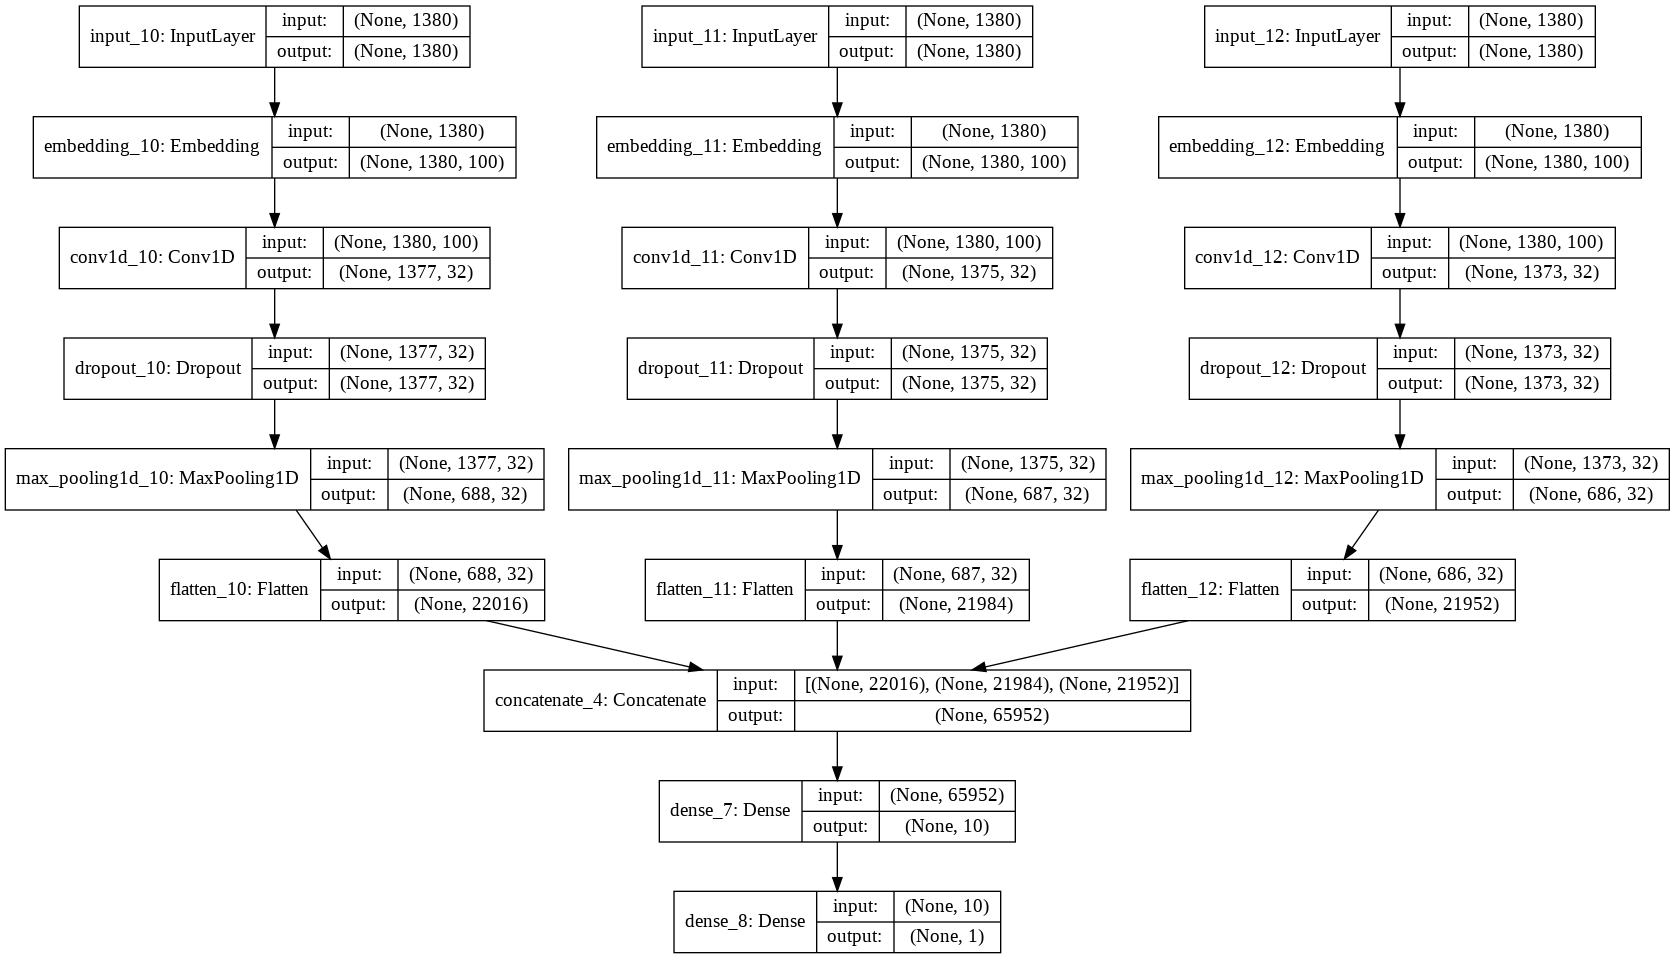

Reproduce this figure in Python.
#Model Python File

from pickle import load 
from keras.preprocessing.text import Tokenizer 
from keras.preprocessing.sequence import pad_sequences 
from keras.utils.vis_utils import plot_model 
from keras.models import Model 
from keras.layers import Input 
from keras.layers import Dense 
from keras.layers import Flatten 
from keras.layers import Dropout 
from keras.layers import Embedding 
from keras.layers.convolutional import Conv1D 
from keras.layers.convolutional import MaxPooling1D 
from keras.layers.merge import concatenate

# load a clean dataset 
def load_dataset(filename): 
    return load(open(filename, 'rb'))

# fit a tokenizer 
def create_tokenizer(lines): 
    tokenizer = Tokenizer() 
    tokenizer.fit_on_texts(lines) 
    return tokenizer

# calculate the maximum document length 
def max_length(lines): 
    return max([len(s.split()) for s in lines])

# encode a list of lines 
def encode_text(tokenizer, lines, length): 
    # integer encode 
    encoded = tokenizer.texts_to_sequences(lines) 
    # pad encoded sequences 
    padded = pad_sequences(encoded, maxlen=length, padding='post') 
    return padded


# define the model 
def define_model(length, vocab_size): 
    # channel 1 
    inputs1 = Input(shape=(length,)) 
    embedding1 = Embedding(vocab_size, 100)(inputs1) 
    conv1 = Conv1D(filters=32, kernel_size=4, activation='relu')(embedding1) 
    drop1 = Dropout(0.5)(conv1) 
    pool1 = MaxPooling1D(pool_size=2)(drop1) 
    flat1 = Flatten()(pool1) 
    # channel 2 
    inputs2 = Input(shape=(length,)) 
    embedding2 = Embedding(vocab_size, 100)(inputs2) 
    conv2 = Conv1D(filters=32, kernel_size=6, activation='relu')(embedding2) 
    drop2 = Dropout(0.5)(conv2) 
    pool2 = MaxPooling1D(pool_size=2)(drop2) 
    flat2 = Flatten()(pool2) 
    # channel 3 
    inputs3 = Input(shape=(length,)) 
    embedding3 = Embedding(vocab_size, 100)(inputs3) 
    conv3 = Conv1D(filters=32, kernel_size=8, activation='relu')(embedding3) 
    drop3 = Dropout(0.5)(conv3) 
    pool3 = MaxPooling1D(pool_size=2)(drop3) 
    flat3 = Flatten()(pool3) 
    # merge 
    merged = concatenate([flat1, flat2, flat3]) 
    # interpretation 
    dense1 = Dense(10, activation='relu')(merged) 
    outputs = Dense(1, activation='sigmoid')(dense1) 
    model = Model(inputs=[inputs1, inputs2, inputs3], outputs=outputs) 
    # compile 
    model.compile(loss='binary_crossentropy', optimizer='adam', metrics=['accuracy']) 
    # summarize 
    model.summary() 
    plot_model(model, show_shapes=True, to_file='model.png') 
    return model

# load training dataset 
trainLines, trainLabels = load_dataset('train.pkl') 
# create tokenizer 
tokenizer = create_tokenizer(trainLines) 
# calculate max document length 
length = max_length(trainLines) 
print('Max document length: %d' % length) 
# calculate vocabulary size 
vocab_size = len(tokenizer.word_index) + 1 
print('Vocabulary size: %d' % vocab_size) 
# encode data 
trainX = encode_text(tokenizer, trainLines, length) 
# define model 
model = define_model(length, vocab_size) 
# fit model 
model.fit([trainX,trainX,trainX], trainLabels, epochs=7, batch_size=16) 
# save the model 
model.save('model.h5')
